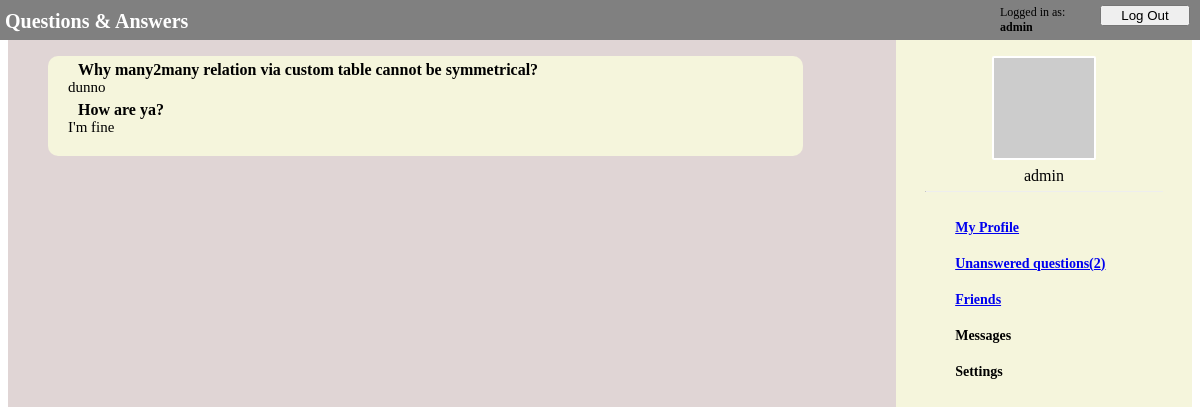
Page /ask/profile (signed in) on the committed database.
### ask/models.py (models this page shows)
class UserModel(AbstractUser):
    friends = models.ManyToManyField(
        'self', through='FriendsModel', symmetrical=False)

class QuestionModel(models.Model):
    owner = models.ForeignKey(
        UserModel, on_delete=models.CASCADE, related_name="questions_owner")
    asked_by = models.ForeignKey(
        UserModel, on_delete=models.PROTECT, related_name="questions_asked")
    content = models.CharField(max_length=1000)
    date = models.DateTimeField(auto_now_add=True)
    answer = models.OneToOneField(
        AnswerModel, null=True, on_delete=models.CASCADE)

class AnswerModel(models.Model):
    content = models.CharField(max_length=1000)
    date = models.DateTimeField(auto_now_add=True)

### ask/views.py (the view)
# urls.py: path('profile', views.ProfileView.as_view(), name='profile'),
class ProfileView(View, QuestionsMixIn):
    def get(self, request):
        if not self.is_user_logged_in(request.session):
            return HttpResponseRedirect(reverse("ask:login"))
        user_id = request.session['_auth_user_id']
        context = self.get_context(user_id)
        return render(request, "ask/profile.html", context=context)
    def is_user_logged_in(self, session):
        try:
            if session['logged_in']:
                return True
        except KeyError:
            return False
        else:
            return False
    @QuestionsMixIn.add_num_unanswered_to_context
    def get_context(self, user_id):
        user = UserModel.objects.get(pk=user_id)
        questions_with_answers = self.questions_with_answers(
            user)
        context = {"questions_with_answers": questions_with_answers}
        return context

### ask/views.py (called while the page is built)
    def questions_with_answers(self, user):
        answered_questions = QuestionModel.objects.filter(
            owner=user).exclude(answer=None).order_by('date')[::-1]
        answers = [question.answer for question in answered_questions]
        return list(zip(answered_questions, answers))

    @staticmethod
    def add_num_unanswered_to_context(func, *args, **kwargs):
        def context_with_unanswered(self, *args, **kwargs):
            context = func(self, *args, **kwargs)
            user_id = args[0]
            context["num_unanswered"] = self.get_num_unanswered(user_id)
            return context
        return context_with_unanswered

    def get_num_unanswered(self, user_id):
        if type(user_id) == int:
            user = UserModel.objects.get(pk=user_id)
        elif type(user_id) == str:
            user = UserModel.objects.get(pk=user_id)
        else:
            user = user_id
        unanswered_questions = self.unanswered_questions(user)
        return len(unanswered_questions)

    def unanswered_questions(self, user):
        unanswered_questions = QuestionModel.objects.filter(
            owner=user).filter(answer=None)
        return unanswered_questions

### ask/templates/ask/profile.html (shortened to what this page needs)
{% extends "ask/navigation_bar.html" %}
{% load static %}
{%block styles %}
<link rel="stylesheet" type="text/css" href="{% static 'ask/navigation_bar.css' %}">
<link rel="stylesheet" type="text/css" href="{% static 'ask/questions.css' %}">
<link rel="stylesheet" type="text/css" href="{% static 'ask/profile.css' %}">
{% endblock styles %}
{%block content %}
<div class="questions">
    <div class="question_block">
        {% if questions_with_answers %}
        {% for question, answer in questions_with_answers %}
        <p class="question">{{ question.content }}</p>
        <p class="answer">{{ answer.content }}</p>
        {% endfor %}
        {% else %}
        <p class="no_unanswered">No questions yet</p>
        {% endif %}
    </div>
</div>
{% endblock content %}

### ask/templates/ask/navigation_bar.html (shortened to what this page needs)
{% extends "ask/login_bar.html" %}
{% load static %}
{% block nav %}
<nav>
    <div class="nav_avatar_position">
        <img src="https://via.placeholder.com/100" class="nav_avatar">
        <p class="nav_username">{{request.session.username}}</p>
        <hr class="nav_line">
    </div>
    <a href="{% url 'ask:profile' %}">My Profile</a>
    {% if num_unanswered > 0 %}
    <a href="{% url 'ask:unanswered' %}">Unanswered questions({{num_unanswered}})</a>
    {% else %}
    <a href="{% url 'ask:unanswered' %}">Unanswered questions</a>
    {% endif %}
    <a href="{% url 'ask:friends' %}">Friends</a>
    <a>Messages</a>
    <a>Settings</a>
</nav>
{% endblock nav %}

### ask/templates/ask/login_bar.html (shortened to what this page needs)
{% load static %}
<!DOCTYPE html>
<html>
<head>
    <link rel="stylesheet" type="text/css" href="{% static 'ask/login_bar.css' %}">
    {% block styles %}
    {% endblock styles %}
</head>
<body>
    <div class="bar">
        <a class="logo" href="{% url 'ask:index' %}">Questions & Answers</a>
        <a></a>
        {% if request.session.logged_in %}
        <a class="logged_in_as">Logged in as: <b>{{request.session.username}}</b></a>
        <a href={% url "ask:logout" %}><input type="button" class="second_button" value="Log Out"></a>
        {% else %}
        <a href={% url "ask:login" %}><input type="button" class="first_button" value="Log In"></a>
        <a href={% url "ask:signup" %}><input type="button" class="second_button" value="Sign Up"></a>
        {% endif %}
    </div>
    <br>
    <main>
        {% block content %}{% endblock content %}
        {% block nav %}
        {% endblock nav %}
    </main>
</body>
</html>

### ask/static/ask/login_bar.css (style rules this page uses)
.bar { background-color: grey; width: 100%; height: 30px; padding: 10px 5px 5px 10px; position: fixed; left: -10px; top: -5px; display: grid; grid-template-columns: 250px 1fr 100px 100px; justify-content: right }
.logo { font-size: 20px; color: white; margin: 4px; padding: 1px; font-weight: bold; text-decoration: none; }
.logged_in_as { font-size: 12px; }
.second_button { width: 90px; }

### ask/static/ask/navigation_bar.css (style rules this page uses)
main { display: grid; grid-template-columns: 75% 25%; height: 100%; }
nav { border: 5px black; background-color: beige; width: 100%; height: 100vh; display: fixed; }
.nav_avatar_position { width: 100%; display: grid; margin-top: 30px; }
.nav_avatar { border: 2px solid white; border-radius: 2px; width: 100px; margin: auto; }
.nav_username { text-align: center; margin-top: 7px; margin-bottom: 6px; }
.nav_line { margin-top: 0px; width: 80%; border-top: none; color: rgba(128, 128, 128, 0.356); }
nav a { font-weight: bold; font-size: 14px; margin: 20px; margin-left: 20%; display: block; }

### ask/static/ask/questions.css (style rules this page uses)
.questions { width: 100%; background-color: rgb(224, 213, 213); }
.question_block { display: table; background-color: beige; width: 85%; min-height: 100px; margin: 30px 40px; border-radius: 10px; overflow: auto; }
.question { font-weight: bold; font-size: 16px; margin: 5px 20px 0px 30px; }
.answer { font-size: 15px; margin: 0px 20px 5px 20px; }

### rows in the picture
UserModel: session.username "admin"
QuestionModel: content "Why many2many relation via custom table cannot be symmetrical?", content "dunno"
QuestionModel: content "How are ya?", content "I'm fine"

### other values in the picture
{{ num_unanswered }} "2"
